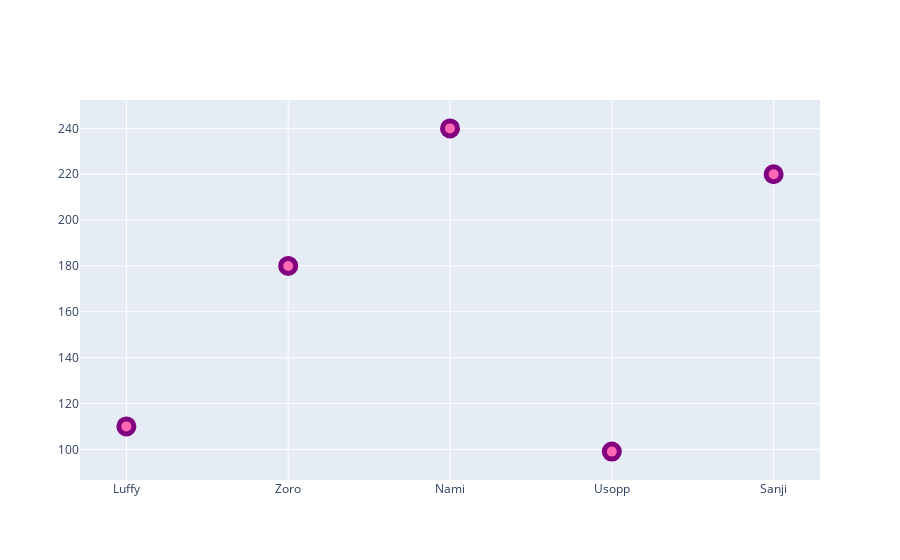

Here is the notebook cell this chart was saved with:
### Code cell
graph = go.Figure()
graph.add_trace(go.Scatter(x=x1, y=y1, mode='markers', marker=dict( 
    size=15, # point size
    color='hotpink', # point colour
    opacity=1, # point transparency/alpha
    line=dict(width=5, color='purple') # point outline
# we want points for a scatter plot
)))

### Figure 1 — Plotly figure (JSON) as saved in the notebook; plotly's stock layout.template omitted (floating-point values rounded to 4 significant figures)
{"data": [{"marker": {"color": "hotpink", "line": {"color": "purple", "width": 5}, "opacity": 1, "size": 15}, "mode": "markers", "type": "scatter", "x": ["Luffy", "Zoro", "Nami", "Usopp", "Sanji"], "y": [110, 180, 240, 99, 220]}], "layout": {}}
